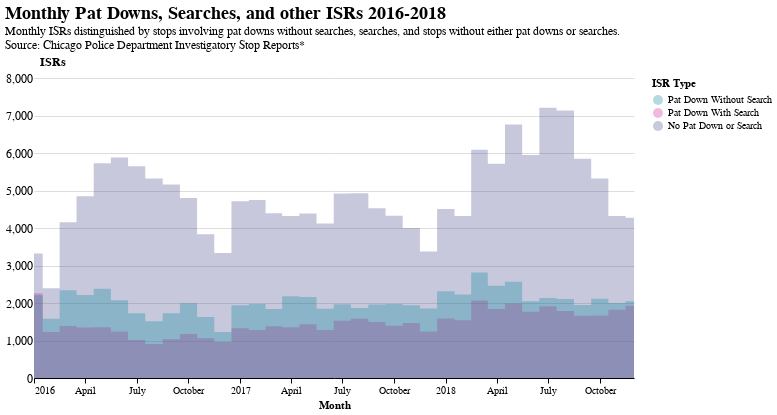

This figure's notebook cell:
### Code cell
alt.Chart(monthly_patdown_search, width=600).mark_area(
    opacity=0.3,
    interpolate='step'
).encode(
    alt.X('month_year', title="Month"),
    alt.Y('ISR count', stack=None, title="ISRs"),
    alt.Color('patdown_search', title="ISR Type",
              scale=alt.Scale(
            domain=['Pat Down Without Search', 'Pat Down With Search', 'No Pat Down or Search'],
            range=['#008695', '#CF1C90', '#4b4b8f']))
).properties(
title={
  "text": ["Monthly Pat Downs, Searches, and other ISRs 2016-2018"], 
  "subtitle": ["Monthly ISRs distinguished by stops involving pat downs \
without searches, searches, and stops without either pat downs or searches.",
"Source: Chicago Police Department Investigatory Stop Reports*"]
}
)

### Figure 1 — Vega-Lite specification as saved in the notebook (floating-point values rounded to 4 significant figures)
{"config": {"title": {"fontSize": 18, "font": "Helvetica", "anchor": "start", "fontColor": "#000000"}, "axisX": {"domain": true, "domainColor": "#000000", "grid": false, "labelFont": "Helvetica", "tickColor": "#000000", "tickSize": 5, "titleFont": "Helvetica", "title": "X Axis Title (units)", "stroke": "transparent"}, "axisY": {"domain": false, "grid": true, "gridColor": "#DEDDDD", "gridWidth": 1, "labelFont": "Helvetica", "labelFontSize": 12, "labelAngle": 0, "ticks": false, "titleFont": "Helvetica", "titleFontSize": 12, "titlePadding": 10, "title": "Y Axis Title (units)", "titleAngle": 0, "titleY": -10, "titleX": 18}, "range": {"category": ["#7F3C8D", "#11A579", "#3969AC", "#F2B701", "#E73F74", "#80BA5A", "#E68310", "#008695", "#CF1C90", "#f97b72", "#4b4b8f", "#A5AA99"], "diverging": ["#80ba5a", "#8fb15d", "#a3a462", "#b19865", "#bf8969", "#c3846a", "#cd766d", "#d36d6e", "#e15072", "#ea3475"]}, "view": {"stroke": "transparent"}}, "data": {"name": "data-681a13a2e1026d343365fe7dc32e3ec3"}, "mark": {"type": "area", "interpolate": "step", "opacity": 0.3}, "encoding": {"color": {"type": "nominal", "field": "patdown_search", "scale": {"domain": ["Pat Down Without Search", "Pat Down With Search", "No Pat Down or Search"], "range": ["#008695", "#CF1C90", "#4b4b8f"]}, "title": "ISR Type"}, "x": {"type": "temporal", "field": "month_year", "title": "Month"}, "y": {"type": "quantitative", "field": "ISR count", "stack": null, "title": "ISRs"}}, "title": {"text": ["Monthly Pat Downs, Searches, and other ISRs 2016-2018"], "subtitle": ["Monthly ISRs distinguished by stops involving pat downs without searches, searches, and stops without either pat downs or searches.", "Source: Chicago Police Department Investigatory Stop Reports*"]}, "width": 600, "$schema": "https://vega.github.io/schema/vega-lite/v4.0.2.json", "datasets": {"data-681a13a2e1026d343365fe7dc32e3ec3": [{"patdown_search": "No Pat Down or Search", "month_year": "2016-01-01T00:00:00", "ISR count": 3323}, {"patdown_search": "No Pat Down or Search", "month_year": "2016-02-01T00:00:00", "ISR count": 2396}, {"patdown_search": "No Pat Down or Search", "month_year": "2016-03-01T00:00:00", "ISR count": 4156}, {"patdown_search": "No Pat Down or Search", "month_year": "2016-04-01T00:00:00", "ISR count": 4848}, {"patdown_search": "No Pat Down or Search", "month_year": "2016-05-01T00:00:00", "ISR count": 5728}, {"patdown_search": "No Pat Down or Search", "month_year": "2016-06-01T00:00:00", "ISR count": 5879}, {"patdown_search": "No Pat Down or Search", "month_year": "2016-07-01T00:00:00", "ISR count": 5646}, {"patdown_search": "No Pat Down or Search", "month_year": "2016-08-01T00:00:00", "ISR count": 5319}, {"patdown_search": "No Pat Down or Search", "month_year": "2016-09-01T00:00:00", "ISR count": 5158}, {"patdown_search": "No Pat Down or Search", "month_year": "2016-10-01T00:00:00", "ISR count": 4800}, {"patdown_search": "No Pat Down or Search", "month_year": "2016-11-01T00:00:00", "ISR count": 3833}, {"patdown_search": "No Pat Down or Search", "month_year": "2016-12-01T00:00:00", "ISR count": 3332}, {"patdown_search": "No Pat Down or Search", "month_year": "2017-01-01T00:00:00", "ISR count": 4711}, {"patdown_search": "No Pat Down or Search", "month_year": "2017-02-01T00:00:00", "ISR count": 4745}, {"patdown_search": "No Pat Down or Search", "month_year": "2017-03-01T00:00:00", "ISR count": 4396}, {"patdown_search": "No Pat Down or Search", "month_year": "2017-04-01T00:00:00", "ISR count": 4323}, {"patdown_search": "No Pat Down or Search", "month_year": "2017-05-01T00:00:00", "ISR count": 4389}, {"patdown_search": "No Pat Down or Search", "month_year": "2017-06-01T00:00:00", "ISR count": 4121}, {"patdown_search": "No Pat Down or Search", "month_year": "2017-07-01T00:00:00", "ISR count": 4918}, {"patdown_search": "No Pat Down or Search", "month_year": "2017-08-01T00:00:00", "ISR count": 4928}, {"patdown_search": "No Pat Down or Search", "month_year": "2017-09-01T00:00:00", "ISR count": 4526}, {"patdown_search": "No Pat Down or Search", "month_year": "2017-10-01T00:00:00", "ISR count": 4329}, {"patdown_search": "No Pat Down or Search", "month_year": "2017-11-01T00:00:00", "ISR count": 3997}, {"patdown_search": "No Pat Down or Search", "month_year": "2017-12-01T00:00:00", "ISR count": 3371}, {"patdown_search": "No Pat Down or Search", "month_year": "2018-01-01T00:00:00", "ISR count": 4505}, {"patdown_search": "No Pat Down or Search", "month_year": "2018-02-01T00:00:00", "ISR count": 4320}, {"patdown_search": "No Pat Down or Search", "month_year": "2018-03-01T00:00:00", "ISR count": 6085}, {"patdown_search": "No Pat Down or Search", "month_year": "2018-04-01T00:00:00", "ISR count": 5711}, {"patdown_search": "No Pat Down or Search", "month_year": "2018-05-01T00:00:00", "ISR count": 6758}, {"patdown_search": "No Pat Down or Search", "month_year": "2018-06-01T00:00:00", "ISR count": 5944}, {"patdown_search": "No Pat Down or Search", "month_year": "2018-07-01T00:00:00", "ISR count": 7208}, {"patdown_search": "No Pat Down or Search", "month_year": "2018-08-01T00:00:00", "ISR count": 7131}, {"patdown_search": "No Pat Down or Search", "month_year": "2018-09-01T00:00:00", "ISR count": 5847}, {"patdown_search": "No Pat Down or Search", "month_year": "2018-10-01T00:00:00", "ISR count": 5321}, {"patdown_search": "No Pat Down or Search", "month_year": "2018-11-01T00:00:00", "ISR count": 4322}, {"patdown_search": "No Pat Down or Search", "month_year": "2018-12-01T00:00:00", "ISR count": 4272}, {"patdown_search": "Pat Down With Search", "month_year": "2016-01-01T00:00:00", "ISR count": 2260}, {"patdown_search": "Pat Down With Search", "month_year": "2016-02-01T00:00:00", "ISR count": 1229}, {"patdown_search": "Pat Down With Search", "month_year": "2016-03-01T00:00:00", "ISR count": 1389}, {"patdown_search": "Pat Down With Search", "month_year": "2016-04-01T00:00:00", "ISR count": 1350}, {"patdown_search": "Pat Down With Search", "month_year": "2016-05-01T00:00:00", "ISR count": 1356}, {"patdown_search": "Pat Down With Search", "month_year": "2016-06-01T00:00:00", "ISR count": 1239}, {"patdown_search": "Pat Down With Search", "month_year": "2016-07-01T00:00:00", "ISR count": 1011}, {"patdown_search": "Pat Down With Search", "month_year": "2016-08-01T00:00:00", "ISR count": 909}, {"patdown_search": "Pat Down With Search", "month_year": "2016-09-01T00:00:00", "ISR count": 1032}, {"patdown_search": "Pat Down With Search", "month_year": "2016-10-01T00:00:00", "ISR count": 1175}, {"patdown_search": "Pat Down With Search", "month_year": "2016-11-01T00:00:00", "ISR count": 1060}, {"patdown_search": "Pat Down With Search", "month_year": "2016-12-01T00:00:00", "ISR count": 960}, {"patdown_search": "Pat Down With Search", "month_year": "2017-01-01T00:00:00", "ISR count": 1330}, {"patdown_search": "Pat Down With Search", "month_year": "2017-02-01T00:00:00", "ISR count": 1280}, {"patdown_search": "Pat Down With Search", "month_year": "2017-03-01T00:00:00", "ISR count": 1377}, {"patdown_search": "Pat Down With Search", "month_year": "2017-04-01T00:00:00", "ISR count": 1356}, {"patdown_search": "Pat Down With Search", "month_year": "2017-05-01T00:00:00", "ISR count": 1431}, {"patdown_search": "Pat Down With Search", "month_year": "2017-06-01T00:00:00", "ISR count": 1279}, {"patdown_search": "Pat Down With Search", "month_year": "2017-07-01T00:00:00", "ISR count": 1525}, {"patdown_search": "Pat Down With Search", "month_year": "2017-08-01T00:00:00", "ISR count": 1582}, {"patdown_search": "Pat Down With Search", "month_year": "2017-09-01T00:00:00", "ISR count": 1494}, {"patdown_search": "Pat Down With Search", "month_year": "2017-10-01T00:00:00", "ISR count": 1396}, {"patdown_search": "Pat Down With Search", "month_year": "2017-11-01T00:00:00", "ISR count": 1468}, {"patdown_search": "Pat Down With Search", "month_year": "2017-12-01T00:00:00", "ISR count": 1237}, {"patdown_search": "Pat Down With Search", "month_year": "2018-01-01T00:00:00", "ISR count": 1588}, {"patdown_search": "Pat Down With Search", "month_year": "2018-02-01T00:00:00", "ISR count": 1537}, {"patdown_search": "Pat Down With Search", "month_year": "2018-03-01T00:00:00", "ISR count": 2066}, {"patdown_search": "Pat Down With Search", "month_year": "2018-04-01T00:00:00", "ISR count": 1837}, {"patdown_search": "Pat Down With Search", "month_year": "2018-05-01T00:00:00", "ISR count": 1990}, {"patdown_search": "Pat Down With Search", "month_year": "2018-06-01T00:00:00", "ISR count": 1764}, {"patdown_search": "Pat Down With Search", "month_year": "2018-07-01T00:00:00", "ISR count": 1916}, {"patdown_search": "Pat Down With Search", "month_year": "2018-08-01T00:00:00", "ISR count": 1788}, {"patdown_search": "Pat Down With Search", "month_year": "2018-09-01T00:00:00", "ISR count": 1660}, {"patdown_search": "Pat Down With Search", "month_year": "2018-10-01T00:00:00", "ISR count": 1665}, {"patdown_search": "Pat Down With Search", "month_year": "2018-11-01T00:00:00", "ISR count": 1821}, {"patdown_search": "Pat Down With Search", "month_year": "2018-12-01T00:00:00", "ISR count": 1929}, {"patdown_search": "Pat Down Without Search", "month_year": "2016-01-01T00:00:00", "ISR count": 2207}, {"patdown_search": "Pat Down Without Search", "month_year": "2016-02-01T00:00:00", "ISR count": 1577}, {"patdown_search": "Pat Down Without Search", "month_year": "2016-03-01T00:00:00", "ISR count": 2341}, {"patdown_search": "Pat Down Without Search", "month_year": "2016-04-01T00:00:00", "ISR count": 2215}, {"patdown_search": "Pat Down Without Search", "month_year": "2016-05-01T00:00:00", "ISR count": 2383}, {"patdown_search": "Pat Down Without Search", "month_year": "2016-06-01T00:00:00", "ISR count": 2076}, {"patdown_search": "Pat Down Without Search", "month_year": "2016-07-01T00:00:00", "ISR count": 1730}, {"patdown_search": "Pat Down Without Search", "month_year": "2016-08-01T00:00:00", "ISR count": 1512}, {"patdown_search": "Pat Down Without Search", "month_year": "2016-09-01T00:00:00", "ISR count": 1730}, {"patdown_search": "Pat Down Without Search", "month_year": "2016-10-01T00:00:00", "ISR count": 1996}, {"patdown_search": "Pat Down Without Search", "month_year": "2016-11-01T00:00:00", "ISR count": 1625}, {"patdown_search": "Pat Down Without Search", "month_year": "2016-12-01T00:00:00", "ISR count": 1227}, {"patdown_search": "Pat Down Without Search", "month_year": "2017-01-01T00:00:00", "ISR count": 1937}, {"patdown_search": "Pat Down Without Search", "month_year": "2017-02-01T00:00:00", "ISR count": 1972}, {"patdown_search": "Pat Down Without Search", "month_year": "2017-03-01T00:00:00", "ISR count": 1842}, {"patdown_search": "Pat Down Without Search", "month_year": "2017-04-01T00:00:00", "ISR count": 2182}, {"patdown_search": "Pat Down Without Search", "month_year": "2017-05-01T00:00:00", "ISR count": 2159}, {"patdown_search": "Pat Down Without Search", "month_year": "2017-06-01T00:00:00", "ISR count": 1844}, {"patdown_search": "Pat Down Without Search", "month_year": "2017-07-01T00:00:00", "ISR count": 1968}, {"patdown_search": "Pat Down Without Search", "month_year": "2017-08-01T00:00:00", "ISR count": 1870}, {"patdown_search": "Pat Down Without Search", "month_year": "2017-09-01T00:00:00", "ISR count": 1963}, {"patdown_search": "Pat Down Without Search", "month_year": "2017-10-01T00:00:00", "ISR count": 1972}, {"patdown_search": "Pat Down Without Search", "month_year": "2017-11-01T00:00:00", "ISR count": 1937}, {"patdown_search": "Pat Down Without Search", "month_year": "2017-12-01T00:00:00", "ISR count": 1851}, {"patdown_search": "Pat Down Without Search", "month_year": "2018-01-01T00:00:00", "ISR count": 2311}, {"patdown_search": "Pat Down Without Search", "month_year": "2018-02-01T00:00:00", "ISR count": 2230}, {"patdown_search": "Pat Down Without Search", "month_year": "2018-03-01T00:00:00", "ISR count": 2813}, {"patdown_search": "Pat Down Without Search", "month_year": "2018-04-01T00:00:00", "ISR count": 2457}, {"patdown_search": "Pat Down Without Search", "month_year": "2018-05-01T00:00:00", "ISR count": 2564}, {"patdown_search": "Pat Down Without Search", "month_year": "2018-06-01T00:00:00", "ISR count": 2046}, {"patdown_search": "Pat Down Without Search", "month_year": "2018-07-01T00:00:00", "ISR count": 2132}, {"patdown_search": "Pat Down Without Search", "month_year": "2018-08-01T00:00:00", "ISR count": 2104}, {"patdown_search": "Pat Down Without Search", "month_year": "2018-09-01T00:00:00", "ISR count": 1945}, {"patdown_search": "Pat Down Without Search", "month_year": "2018-10-01T00:00:00", "ISR count": 2112}, {"patdown_search": "Pat Down Without Search", "month_year": "2018-11-01T00:00:00", "ISR count": 1999}, {"patdown_search": "Pat Down Without Search", "month_year": "2018-12-01T00:00:00", "ISR count": 2047}]}}
